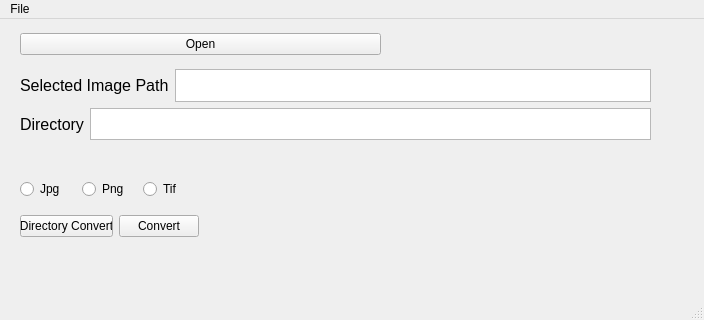
<?xml version="1.0" encoding="UTF-8"?>
<ui version="4.0">
 <class>MainWindow</class>
 <widget class="QMainWindow" name="MainWindow">
  <property name="geometry">
   <rect>
    <x>0</x>
    <y>0</y>
    <width>704</width>
    <height>320</height>
   </rect>
  </property>
  <property name="windowTitle">
   <string>MainWindow</string>
  </property>
  <widget class="QWidget" name="centralwidget">
   <widget class="QWidget" name="verticalLayoutWidget">
    <property name="geometry">
     <rect>
      <x>20</x>
      <y>150</y>
      <width>179</width>
      <height>80</height>
     </rect>
    </property>
    <layout class="QVBoxLayout" name="verticalLayout">
     <item>
      <layout class="QHBoxLayout" name="horizontalLayout">
       <item>
        <widget class="QRadioButton" name="radioButton_JPG">
         <property name="text">
          <string>Jpg</string>
         </property>
        </widget>
       </item>
       <item>
        <widget class="QRadioButton" name="radioButton_PNG">
         <property name="text">
          <string>Png</string>
         </property>
        </widget>
       </item>
       <item>
        <widget class="QRadioButton" name="radioButton_TIF">
         <property name="text">
          <string>Tif</string>
         </property>
        </widget>
       </item>
      </layout>
     </item>
     <item>
      <layout class="QHBoxLayout" name="horizontalLayout_3">
       <item>
        <widget class="QPushButton" name="directoryBtn">
         <property name="text">
          <string>Directory Convert</string>
         </property>
        </widget>
       </item>
       <item>
        <widget class="QPushButton" name="ConvertBtn">
         <property name="text">
          <string>Convert</string>
         </property>
        </widget>
       </item>
      </layout>
     </item>
    </layout>
   </widget>
   <widget class="QWidget" name="layoutWidget">
    <property name="geometry">
     <rect>
      <x>20</x>
      <y>10</y>
      <width>361</width>
      <height>31</height>
     </rect>
    </property>
    <layout class="QHBoxLayout" name="horizontalLayout_2">
     <item>
      <widget class="QPushButton" name="FileBtn">
       <property name="text">
        <string>Open</string>
       </property>
      </widget>
     </item>
    </layout>
   </widget>
   <widget class="QWidget" name="layoutWidget">
    <property name="geometry">
     <rect>
      <x>20</x>
      <y>50</y>
      <width>631</width>
      <height>71</height>
     </rect>
    </property>
    <layout class="QVBoxLayout" name="AdditionalInfoLayout">
     <item>
      <layout class="QHBoxLayout" name="horizontalLayout_5">
       <item>
        <widget class="QLabel" name="label_2">
         <property name="font">
          <font>
           <pointsize>12</pointsize>
          </font>
         </property>
         <property name="text">
          <string>Selected Image Path</string>
         </property>
        </widget>
       </item>
       <item>
        <widget class="QTextEdit" name="textEdit_imagePath">
         <property name="readOnly">
          <bool>true</bool>
         </property>
        </widget>
       </item>
      </layout>
     </item>
     <item>
      <layout class="QHBoxLayout" name="horizontalLayout_4">
       <item>
        <widget class="QLabel" name="label">
         <property name="font">
          <font>
           <pointsize>12</pointsize>
          </font>
         </property>
         <property name="text">
          <string>Directory</string>
         </property>
        </widget>
       </item>
       <item>
        <widget class="QTextEdit" name="textEdit_directory">
         <property name="readOnly">
          <bool>true</bool>
         </property>
        </widget>
       </item>
      </layout>
     </item>
    </layout>
   </widget>
  </widget>
  <widget class="QMenuBar" name="menubar">
   <property name="geometry">
    <rect>
     <x>0</x>
     <y>0</y>
     <width>704</width>
     <height>21</height>
    </rect>
   </property>
   <widget class="QMenu" name="menuFile">
    <property name="title">
     <string>File</string>
    </property>
    <addaction name="actionClose"/>
    <addaction name="actionPreferences"/>
   </widget>
   <addaction name="menuFile"/>
  </widget>
  <widget class="QStatusBar" name="statusbar"/>
  <action name="actionSave">
   <property name="text">
    <string>Save</string>
   </property>
  </action>
  <action name="actionClose">
   <property name="text">
    <string>Close</string>
   </property>
  </action>
  <action name="actionImport">
   <property name="text">
    <string>Import</string>
   </property>
  </action>
  <action name="actionPreferences">
   <property name="text">
    <string>Preferences</string>
   </property>
  </action>
 </widget>
 <resources/>
 <connections/>
</ui>
